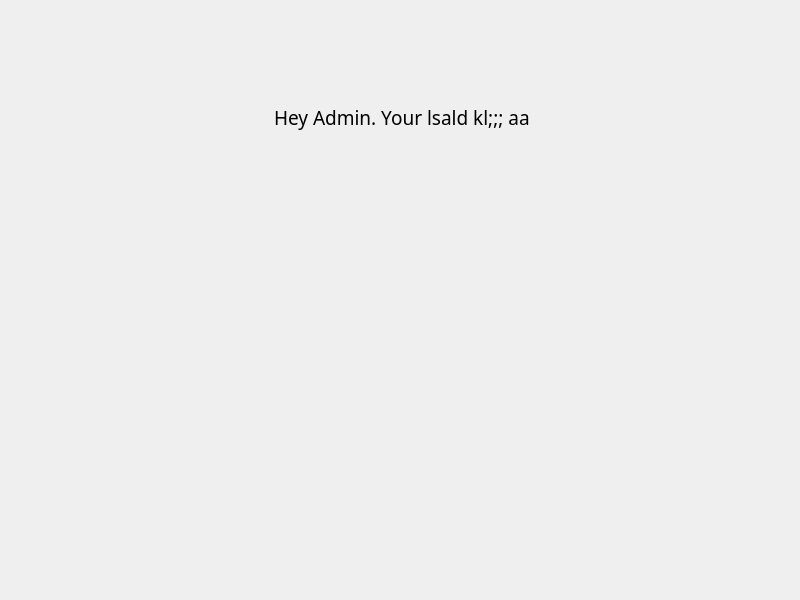
<?xml version="1.0" encoding="UTF-8"?>
<ui version="4.0">
 <class>MainWindow</class>
 <widget class="QMainWindow" name="MainWindow">
  <property name="geometry">
   <rect>
    <x>0</x>
    <y>0</y>
    <width>800</width>
    <height>600</height>
   </rect>
  </property>
  <property name="sizePolicy">
   <sizepolicy hsizetype="Expanding" vsizetype="Expanding">
    <horstretch>0</horstretch>
    <verstretch>0</verstretch>
   </sizepolicy>
  </property>
  <property name="windowTitle">
   <string>MainWindow</string>
  </property>
  <property name="styleSheet">
   <string notr="true">QPushButton {
    border: none;
    color: black;
}
QPushButton:hover {
    color: grey;
}</string>
  </property>
  <widget class="QWidget" name="centralwidget">
   <property name="sizePolicy">
    <sizepolicy hsizetype="Expanding" vsizetype="Expanding">
     <horstretch>0</horstretch>
     <verstretch>0</verstretch>
    </sizepolicy>
   </property>
   <layout class="QGridLayout" name="gridLayout">
    <item row="0" column="0">
     <widget class="QWidget" name="verticalWidget" native="true">
      <property name="sizePolicy">
       <sizepolicy hsizetype="Expanding" vsizetype="Expanding">
        <horstretch>0</horstretch>
        <verstretch>0</verstretch>
       </sizepolicy>
      </property>
      <property name="maximumSize">
       <size>
        <width>120</width>
        <height>80</height>
       </size>
      </property>
      <layout class="QGridLayout" name="gridLayout_3">
       <item row="0" column="0">
        <widget class="QWidget" name="horizontalWidget" native="true">
         <property name="sizePolicy">
          <sizepolicy hsizetype="Expanding" vsizetype="Expanding">
           <horstretch>0</horstretch>
           <verstretch>0</verstretch>
          </sizepolicy>
         </property>
         <property name="maximumSize">
          <size>
           <width>120</width>
           <height>80</height>
          </size>
         </property>
         <layout class="QGridLayout" name="gridLayout_4">
          <item row="0" column="0">
           <widget class="QPushButton" name="backButton">
            <property name="sizePolicy">
             <sizepolicy hsizetype="Expanding" vsizetype="Expanding">
              <horstretch>0</horstretch>
              <verstretch>0</verstretch>
             </sizepolicy>
            </property>
            <property name="maximumSize">
             <size>
              <width>40</width>
              <height>40</height>
             </size>
            </property>
            <property name="text">
             <string/>
            </property>
            <property name="icon">
             <iconset>
              <normaloff>back-arrow.png</normaloff>back-arrow.png</iconset>
            </property>
            <property name="iconSize">
             <size>
              <width>40</width>
              <height>40</height>
             </size>
            </property>
           </widget>
          </item>
          <item row="0" column="1">
           <widget class="QLabel" name="space">
            <property name="sizePolicy">
             <sizepolicy hsizetype="Expanding" vsizetype="Expanding">
              <horstretch>0</horstretch>
              <verstretch>0</verstretch>
             </sizepolicy>
            </property>
            <property name="maximumSize">
             <size>
              <width>60</width>
              <height>60</height>
             </size>
            </property>
            <property name="text">
             <string/>
            </property>
           </widget>
          </item>
         </layout>
        </widget>
       </item>
      </layout>
     </widget>
    </item>
    <item row="1" column="0">
     <widget class="QWidget" name="horizontalWidget" native="true">
      <property name="sizePolicy">
       <sizepolicy hsizetype="Expanding" vsizetype="Expanding">
        <horstretch>0</horstretch>
        <verstretch>0</verstretch>
       </sizepolicy>
      </property>
      <layout class="QGridLayout" name="gridLayout_2">
       <item row="0" column="0">
        <widget class="QLabel" name="label">
         <property name="sizePolicy">
          <sizepolicy hsizetype="Expanding" vsizetype="Expanding">
           <horstretch>0</horstretch>
           <verstretch>0</verstretch>
          </sizepolicy>
         </property>
         <property name="minimumSize">
          <size>
           <width>0</width>
           <height>1</height>
          </size>
         </property>
         <property name="maximumSize">
          <size>
           <width>250</width>
           <height>16777215</height>
          </size>
         </property>
         <property name="baseSize">
          <size>
           <width>0</width>
           <height>0</height>
          </size>
         </property>
         <property name="text">
          <string/>
         </property>
         <property name="pixmap">
          <pixmap>waving-hand.png</pixmap>
         </property>
         <property name="alignment">
          <set>Qt::AlignRight|Qt::AlignTop|Qt::AlignTrailing</set>
         </property>
        </widget>
       </item>
       <item row="0" column="1">
        <widget class="QLabel" name="greetings">
         <property name="sizePolicy">
          <sizepolicy hsizetype="Expanding" vsizetype="Expanding">
           <horstretch>0</horstretch>
           <verstretch>0</verstretch>
          </sizepolicy>
         </property>
         <property name="font">
          <font>
           <family>Century Gothic</family>
           <pointsize>14</pointsize>
          </font>
         </property>
         <property name="text">
          <string>Hey Admin. Your lsald kl;;; aa </string>
         </property>
         <property name="alignment">
          <set>Qt::AlignLeading|Qt::AlignLeft|Qt::AlignTop</set>
         </property>
        </widget>
       </item>
      </layout>
     </widget>
    </item>
   </layout>
  </widget>
 </widget>
 <resources/>
 <connections/>
</ui>
